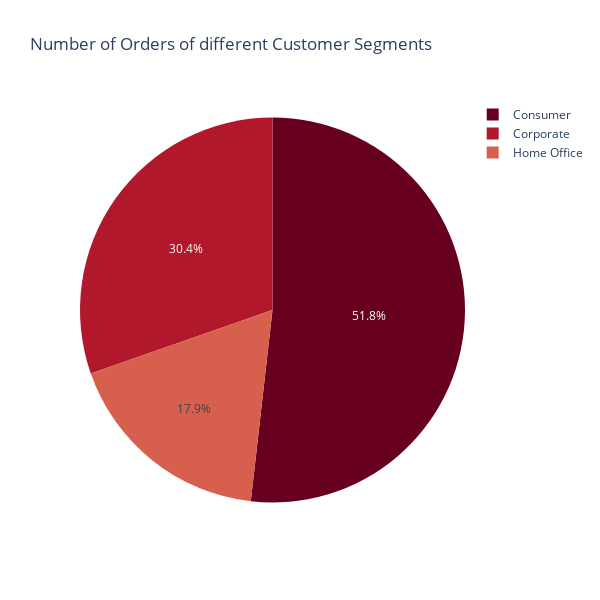

This figure's notebook cell:
### Code cell
#Customer Segments

data_Customer_Segment=df1.groupby(['Customer Segment'])['Order Id'].count().reset_index(name='Number of Orders').sort_values(by= 'Number of Orders', ascending= False)
px.pie(data_Customer_Segment, values='Number of Orders', names= 'Customer Segment' , title= 'Number of Orders of different Customer Segments', 
       width=600 , height=600 , color_discrete_sequence = px.colors.sequential.RdBu)

### Figure 1 — Plotly figure (JSON) as saved in the notebook; plotly's stock layout.template omitted (floating-point values rounded to 4 significant figures)
{"data": [{"domain": {"x": [0, 1], "y": [0, 1]}, "hovertemplate": "Customer Segment=%{label}<br>Number of Orders=%{value}<extra></extra>", "labels": ["Consumer", "Corporate", "Home Office"], "legendgroup": "", "name": "", "showlegend": true, "type": "pie", "values": [93504, 54789, 32226]}], "layout": {"height": 600, "legend": {"tracegroupgap": 0}, "piecolorway": ["rgb(103,0,31)", "rgb(178,24,43)", "rgb(214,96,77)", "rgb(244,165,130)", "rgb(253,219,199)", "rgb(247,247,247)", "rgb(209,229,240)", "rgb(146,197,222)", "rgb(67,147,195)", "rgb(33,102,172)", "rgb(5,48,97)"], "title": {"text": "Number of Orders of different Customer Segments"}, "width": 600}}
